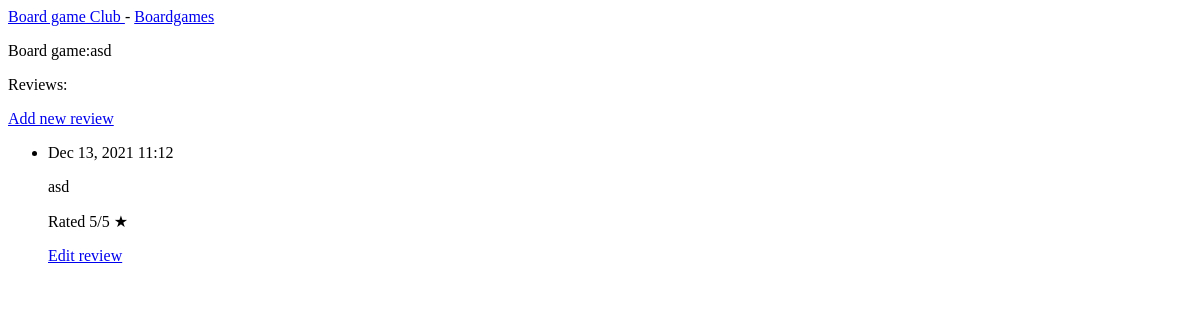
The app's page /b_games/1/, older data.
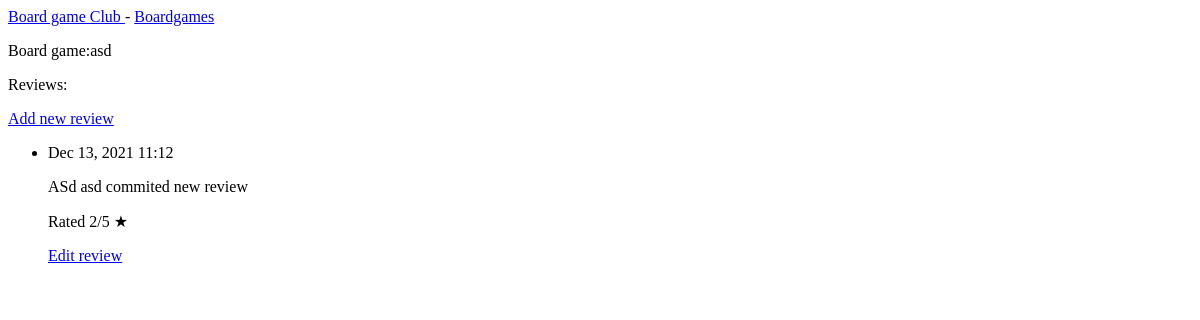
The same page, newer data.
### bgc/models.py (models this page shows, shortened)
class B_game(models.Model):#Board game class
    name = models.CharField(max_length= 40)#Pelin nimi
    description = models.TextField() #lyhyt pelin kuvaus
    date_added = models.DateTimeField(auto_now_add=True)
    date_modified = models.DateTimeField(auto_now= True)
    def __str__(self):
        return self.name

class Review(models.Model):
    b_game = models.ForeignKey(B_game, on_delete = models.CASCADE)
    text = models.TextField()
    stars = models.IntegerField(
        default=0,
        validators=[
            MaxValueValidator(5),
            MinValueValidator(0)
        ]
     )
    date_added = models.DateTimeField(auto_now_add = True)
    date_modified = models.DateTimeField(auto_now = True)
    class Meta:
        verbose_name_plural = 'reviews'

### bgc/views.py (the view)
# urls.py: path('b_games/<int:b_game_id>/', views.b_game, name='b_game'),
def b_game(request, b_game_id):
    b_game = B_game.objects.get(id=b_game_id)
    reviews = b_game.review_set.order_by('-date_added')
    context = {'b_game': b_game, 'reviews':  reviews}
    return render(request, 'bgc/b_game.html', context)

### bgc/templates/bgc/b_game.html
{% extends 'bgc/base.html' %}
{% block content %}
 <p>Board game:{{b_game}}</p>
  <p>Reviews:</p>
  <p>
    <a href="{% url 'bgc:new_review' b_game.id %}"> Add new review</a>
  </p>
 <ul>
 {% for review in reviews %}
   <li>
    <p>{{ review.date_added|date:'M d, Y H:i' }}</p>
    <p>{{ review.text|linebreaks }} Rated {{review.stars}}/5 &#9733; </p>
    <p>
      <a href="{% url 'bgc:edit_review' review.id %}"> Edit review</a>
    </p>
   </li>
 {% empty %}
   <li> There are no reviews for this game yet.</li>
  {% endfor %}
 </ul>
{% endblock content %}

### bgc/templates/bgc/base.html
<p>
    <a href="{% url 'bgc:index' %}">Board game Club </a> -
    <a href="{% url 'bgc:b_games'%}">Boardgames</a>
</p>
{% block content %}{% endblock content %}

Row changes from the older to the newer data that the page shows:
changed Review: text "asd" → "ASd asd commited new review"; stars "5" → "2"
